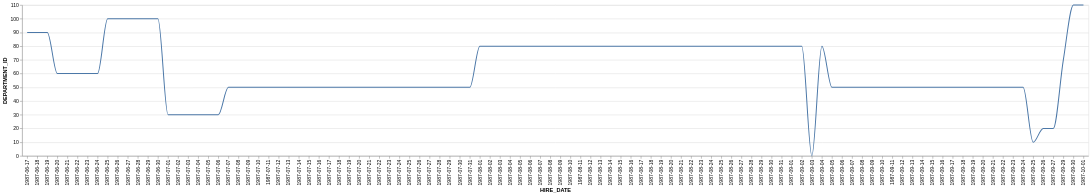

Vega-Lite specification stored for this chart:
### Vega-Lite specification from a JSON file in a GitHub repository (floating-point values rounded to 4 significant figures)
{"data": {"values": [{"x_data": "1987-06-17", "y_data": 90}, {"x_data": "1987-06-18", "y_data": 90}, {"x_data": "1987-06-19", "y_data": 90}, {"x_data": "1987-06-20", "y_data": 60}, {"x_data": "1987-06-21", "y_data": 60}, {"x_data": "1987-06-22", "y_data": 60}, {"x_data": "1987-06-23", "y_data": 60}, {"x_data": "1987-06-24", "y_data": 60}, {"x_data": "1987-06-25", "y_data": 100}, {"x_data": "1987-06-26", "y_data": 100}, {"x_data": "1987-06-27", "y_data": 100}, {"x_data": "1987-06-28", "y_data": 100}, {"x_data": "1987-06-29", "y_data": 100}, {"x_data": "1987-06-30", "y_data": 100}, {"x_data": "1987-07-01", "y_data": 30}, {"x_data": "1987-07-02", "y_data": 30}, {"x_data": "1987-07-03", "y_data": 30}, {"x_data": "1987-07-04", "y_data": 30}, {"x_data": "1987-07-05", "y_data": 30}, {"x_data": "1987-07-06", "y_data": 30}, {"x_data": "1987-07-07", "y_data": 50}, {"x_data": "1987-07-08", "y_data": 50}, {"x_data": "1987-07-09", "y_data": 50}, {"x_data": "1987-07-10", "y_data": 50}, {"x_data": "1987-07-11", "y_data": 50}, {"x_data": "1987-07-12", "y_data": 50}, {"x_data": "1987-07-13", "y_data": 50}, {"x_data": "1987-07-14", "y_data": 50}, {"x_data": "1987-07-15", "y_data": 50}, {"x_data": "1987-07-16", "y_data": 50}, {"x_data": "1987-07-17", "y_data": 50}, {"x_data": "1987-07-18", "y_data": 50}, {"x_data": "1987-07-19", "y_data": 50}, {"x_data": "1987-07-20", "y_data": 50}, {"x_data": "1987-07-21", "y_data": 50}, {"x_data": "1987-07-22", "y_data": 50}, {"x_data": "1987-07-23", "y_data": 50}, {"x_data": "1987-07-24", "y_data": 50}, {"x_data": "1987-07-25", "y_data": 50}, {"x_data": "1987-07-26", "y_data": 50}, {"x_data": "1987-07-27", "y_data": 50}, {"x_data": "1987-07-28", "y_data": 50}, {"x_data": "1987-07-29", "y_data": 50}, {"x_data": "1987-07-30", "y_data": 50}, {"x_data": "1987-07-31", "y_data": 50}, {"x_data": "1987-08-01", "y_data": 80}, {"x_data": "1987-08-02", "y_data": 80}, {"x_data": "1987-08-03", "y_data": 80}, {"x_data": "1987-08-04", "y_data": 80}, {"x_data": "1987-08-05", "y_data": 80}, {"x_data": "1987-08-06", "y_data": 80}, {"x_data": "1987-08-07", "y_data": 80}, {"x_data": "1987-08-08", "y_data": 80}, {"x_data": "1987-08-09", "y_data": 80}, {"x_data": "1987-08-10", "y_data": 80}, {"x_data": "1987-08-11", "y_data": 80}, {"x_data": "1987-08-12", "y_data": 80}, {"x_data": "1987-08-13", "y_data": 80}, {"x_data": "1987-08-14", "y_data": 80}, {"x_data": "1987-08-15", "y_data": 80}, {"x_data": "1987-08-16", "y_data": 80}, {"x_data": "1987-08-17", "y_data": 80}, {"x_data": "1987-08-18", "y_data": 80}, {"x_data": "1987-08-19", "y_data": 80}, {"x_data": "1987-08-20", "y_data": 80}, {"x_data": "1987-08-21", "y_data": 80}, {"x_data": "1987-08-22", "y_data": 80}, {"x_data": "1987-08-23", "y_data": 80}, {"x_data": "1987-08-24", "y_data": 80}, {"x_data": "1987-08-25", "y_data": 80}, {"x_data": "1987-08-26", "y_data": 80}, {"x_data": "1987-08-27", "y_data": 80}, {"x_data": "1987-08-28", "y_data": 80}, {"x_data": "1987-08-29", "y_data": 80}, {"x_data": "1987-08-30", "y_data": 80}, {"x_data": "1987-08-31", "y_data": 80}, {"x_data": "1987-09-01", "y_data": 80}, {"x_data": "1987-09-02", "y_data": 80}, {"x_data": "1987-09-03", "y_data": 0}, {"x_data": "1987-09-04", "y_data": 80}, {"x_data": "1987-09-05", "y_data": 50}, {"x_data": "1987-09-06", "y_data": 50}, {"x_data": "1987-09-07", "y_data": 50}, {"x_data": "1987-09-08", "y_data": 50}, {"x_data": "1987-09-09", "y_data": 50}, {"x_data": "1987-09-10", "y_data": 50}, {"x_data": "1987-09-11", "y_data": 50}, {"x_data": "1987-09-12", "y_data": 50}, {"x_data": "1987-09-13", "y_data": 50}, {"x_data": "1987-09-14", "y_data": 50}, {"x_data": "1987-09-15", "y_data": 50}, {"x_data": "1987-09-16", "y_data": 50}, {"x_data": "1987-09-17", "y_data": 50}, {"x_data": "1987-09-18", "y_data": 50}, {"x_data": "1987-09-19", "y_data": 50}, {"x_data": "1987-09-20", "y_data": 50}, {"x_data": "1987-09-21", "y_data": 50}, {"x_data": "1987-09-22", "y_data": 50}, {"x_data": "1987-09-23", "y_data": 50}, {"x_data": "1987-09-24", "y_data": 50}, {"x_data": "1987-09-25", "y_data": 10}, {"x_data": "1987-09-26", "y_data": 20}, {"x_data": "1987-09-27", "y_data": 20}, {"x_data": "1987-09-29", "y_data": 70}, {"x_data": "1987-09-30", "y_data": 110}, {"x_data": "1987-10-01", "y_data": 110}]}, "mark": {"type": "line", "interpolate": "monotone"}, "encoding": {"x": {"field": "x_data", "type": "nominal", "title": "HIRE_DATE", "sort": "ascending"}, "y": {"field": "y_data", "type": "quantitative", "title": "DEPARTMENT_ID"}}}
